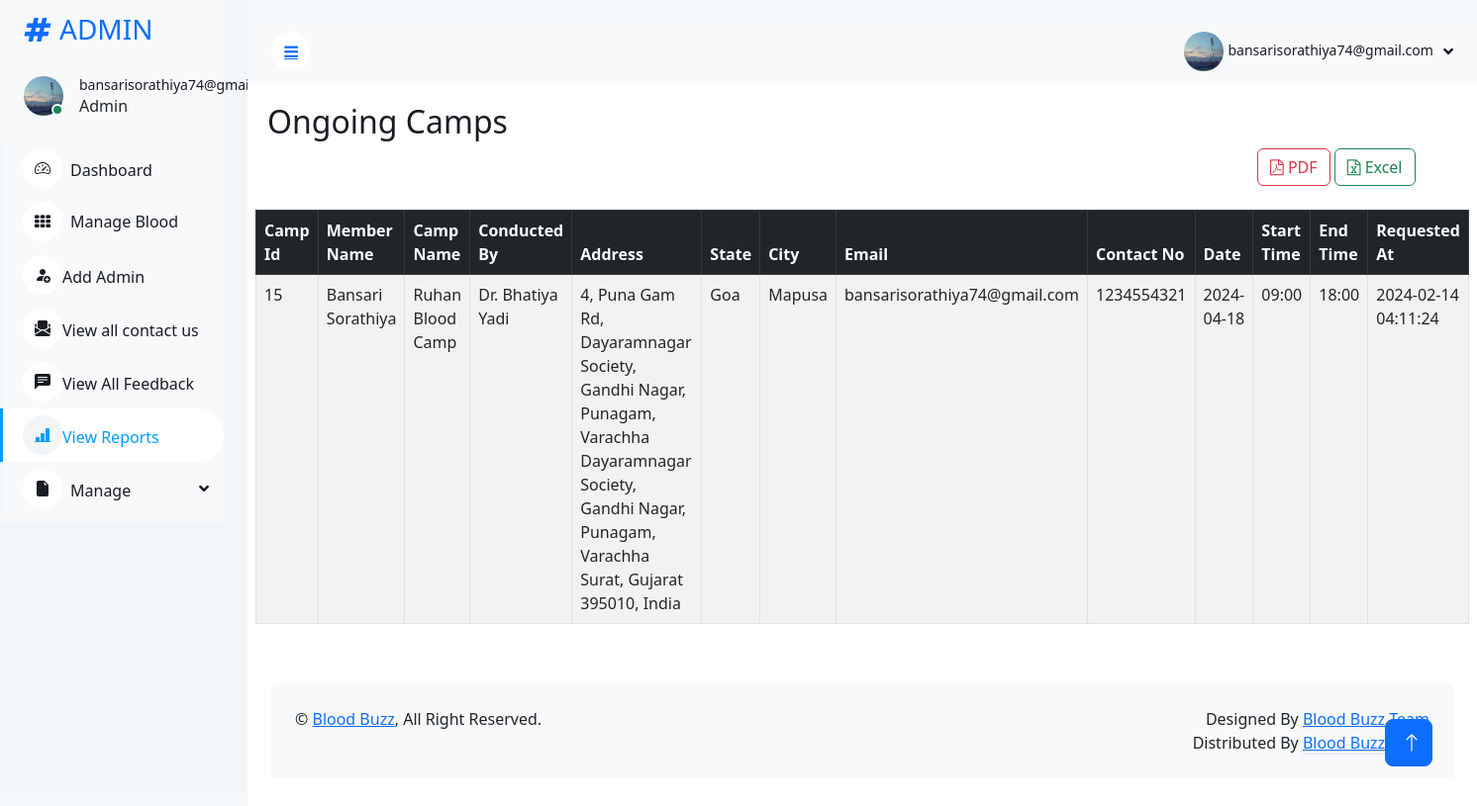
Page /AdminDesh/camp_status3.php (signed in) on the committed database.
### tables this page shows
CREATE TABLE `camp` (
  `camp_id` int(30) UNSIGNED NOT NULL,
  `member_id` int(30) UNSIGNED NOT NULL,
  `camp_name` varchar(50) NOT NULL,
  `conducted_by` varchar(50) NOT NULL,
  `address` varchar(200) NOT NULL,
  `state_id` int(10) UNSIGNED NOT NULL,
  `city_id` int(5) UNSIGNED NOT NULL,
  `email` varchar(30) NOT NULL,
  `contact_no` varchar(10) NOT NULL,
  `date` date NOT NULL,
  `start_time` varchar(10) NOT NULL,
  `end_time` varchar(10) NOT NULL,
  `status` enum('0','1','2') NOT NULL COMMENT '0=camp is on the way  1=expired 2=deleted by admin',
  `created_at` datetime NOT NULL
);

CREATE TABLE `members` (
  `member_id` int(30) UNSIGNED NOT NULL,
  `img` varchar(200) DEFAULT NULL,
  `email` varchar(30) NOT NULL,
  `pwd` varchar(20) NOT NULL,
  `verify_token` varchar(100) NOT NULL,
  `name` varchar(50) NOT NULL,
  `contact_no` varchar(10) NOT NULL,
  `gender` varchar(50) NOT NULL,
  `dob` date NOT NULL,
  `address` varchar(250) NOT NULL,
  `city` int(5) UNSIGNED NOT NULL,
  `state` int(10) UNSIGNED NOT NULL,
  `landmark` varchar(80) NOT NULL,
  `pincode` varchar(6) NOT NULL,
  `member_status` enum('0','1','2') NOT NULL COMMENT '0=Deleted By Member 1=Active Status 2=Deactivated by Admin',
  `created_at` datetime NOT NULL DEFAULT current_timestamp()
);

CREATE TABLE `states` (
  `state_id` int(10) UNSIGNED NOT NULL,
  `state_name` varchar(60) NOT NULL
);

CREATE TABLE `city` (
  `city_id` int(5) UNSIGNED NOT NULL,
  `state_id` int(10) UNSIGNED NOT NULL,
  `city_name` varchar(70) NOT NULL
);

### AdminDesh/camp_status3.php (the view, shortened to what this page needs)
<?php
    include '../Include/connect2.php';
    $session_email=$_SESSION['email'];
    $get_admin=$connection->prepare("SELECT * FROM admin_login WHERE email=?");
    $get_admin->execute([$session_email]);
    if($get_admin->rowCount() > 0)
    {
       $data=$get_admin->fetch(PDO::FETCH_ASSOC);
    }
?>
<!DOCTYPE html>
<html lang="en">
<head>
    <link href="https://cdnjs.cloudflare.com/ajax/libs/font-awesome/5.10.0/css/all.min.css" rel="stylesheet">
    <link href="https://cdn.jsdelivr.net/npm/bootstrap-icons@1.4.1/font/bootstrap-icons.css" rel="stylesheet">
    <link href="lib/owlcarousel/assets/owl.carousel.min.css" rel="stylesheet">
    <link href="lib/tempusdominus/css/tempusdominus-bootstrap-4.min.css" rel="stylesheet" />
    <link href="css/bootstrap.min.css" rel="stylesheet">
    <link href="css/style.css" rel="stylesheet">
<link href="https://cdn.jsdelivr.net/npm/bootstrap@5.2.0/dist/css/bootstrap.min.css" rel="stylesheet">
<link rel="stylesheet" href="https://cdn.jsdelivr.net/npm/bootstrap-icons@1.11.3/font/bootstrap-icons.min.css">
<link rel="stylesheet" href="https://cdnjs.cloudflare.com/ajax/libs/font-awesome/4.7.0/css/font-awesome.min.css">
</head>
<body>
                 <div class="sidebar pe-4 pb-3">
            <nav class="navbar bg-light navbar-light">
                <a href="dashboard.php" class="navbar-brand mx-4 mb-3">
                    <h3 class="text-primary"><i class="fa fa-hashtag me-2"></i>ADMIN</h3>
                </a>
                <div class="d-flex align-items-center ms-4 mb-4">
                    <div class="position-relative">
                        <?php
                        if($data['img']==null)
                        {
                        echo"<img src='../img/user.png' class='rounded-circle' alt='avatar' style='width: 40px; height: 40px;'>";
                        }
                        else
                        {
                            echo"<img src='../img/{$data['img']}' class='rounded-circle' alt='error' style='width: 40px; height: 40px;'>";
                        }
                         ?>
                        <div class="bg-success rounded-circle border border-2 border-white position-absolute end-0 bottom-0 p-1"></div>
                    </div>
                    <div class="ms-3">
                        <h6 class="mb-0"><small><?php echo $data['email']; ?></small></h6>
                        <span>Admin</span>
                    </div>
                </div>
                <div class="navbar-nav w-100">
                    <a href="dashboard.php" class="nav-item nav-link"><i class="bi bi-speedometer2 me-2"></i>Dashboard</a>
                    <a href="manageBlood.php" class="nav-item nav-link"><i class="fa fa-th me-2"></i>Manage Blood</a>
                    <a href="./addAdmin.php" class="nav-item nav-link"><i class="bi bi-person-fill-add"></i>Add Admin</a>
                    <a href="./seeContactUs.php" class="nav-item nav-link"><i class="bi bi-envelope-paper-fill"></i>View all contact us</a>
                    <a href="./seeFeedback.php" class="nav-item nav-link"><i class="bi bi-chat-left-text-fill"></i>View All Feedback</a>
                    <a href="./reports.php" class="nav-item nav-link active"><i class="bi bi-bar-chart-line-fill"></i>View Reports</a>
                    <div class="nav-item dropdown">
                        <a href="#" class="nav-link dropdown-toggle" data-bs-toggle="dropdown"><i class="bi bi-file-earmark-fill me-2"></i>Manage</a>
                    </div>
                        </div>
                    </div>
        <div class="content">
           <nav class="navbar navbar-expand bg-light navbar-light sticky-top px-4 py-0">
                <a href="#" class="sidebar-toggler flex-shrink-0">
                    <i class="fa fa-bars"></i>
                </a>
                <div class="navbar-nav align-items-center ms-auto">
                    <div class="nav-item dropdown">
                    <div class="nav-item dropdown">
                        <a href="#" class="nav-link dropdown-toggle" data-bs-toggle="dropdown">
                        <?php
                        if($data['img']==null)
                        {
                        echo"<img src='../img/user.png' class='rounded-circle' alt='avatar' style='width: 40px; height: 40px;'>";
                        }
                        else
                        {
                            echo"<img src='../img/{$data['img']}' class='rounded-circle' alt='error' style='width: 40px; height: 40px;'>";
                        }
                         ?>
                            <span class="d-none d-lg-inline-flex"><small><?php echo $data['email']; ?></small></span>
                        </a>
                    </div>
                </div>
            </nav>
    <div class="container">
        <h2>Ongoing Camps</h2>
        <div>
        <form method="post" style="margin-left:1000px;">
            <button type="submit" class="btn btn-outline-danger" formaction="camp_status4.php"><i class="fa fa-file-pdf-o"></i> PDF</button>
            <button type="submit" class="btn btn-outline-success" formaction="camp_status2.php"><i class="fa fa-file-excel-o"></i> Excel</button>
        </form>
        </div><br>
        <div class="row">
            <table class="table table-striped table-bordered">
                <thead class="table-dark">
                    <tr>
                        <th>Camp Id</th>
                        <th>Member Name</th>
                        <th>Camp Name</th>
                        <th>Conducted By</th>
                        <th>Address</th>
                        <th>State</th>
                        <th>City</th>
                        <th>Email</th>
                        <th>Contact No</th>
                        <th>Date</th>
                        <th>Start Time</th>
                        <th>End Time</th>
                        <th>Requested At</th>
                    </tr>
                </thead>
                <tbody>
                <?php
                include '../Include/connect.php';
                $result=$connection->query("SELECT * ,m.name, s.state_name,ci.city_name FROM camp c JOIN members m On m.member_id = c.member_id JOIN states s ON s.state_id = c.state_id JOIN city ci ON ci.city_id = c.city_id WHERE status = '1'");
                if($result-> num_rows > 0){
                    while($row = $result->fetch_assoc()){
                        ?>
                        <tr>
                            <td><?php echo $row['camp_id'];   ?></td>
                            <td><?php echo $row['name'];   ?></td>
                            <td><?php echo $row['camp_name'];   ?></td>
                            <td><?php echo $row['conducted_by'];   ?></td>
                            <td><?php echo $row['address'];   ?></td>
                            <td><?php echo $row['state_name'];   ?></td>
                            <td><?php echo $row['city_name'];   ?></td>
                            <td><?php echo $row['email'];   ?></td>
                            <td><?php echo $row['contact_no'];   ?></td>
                            <td><?php echo $row['date'];   ?></td>
                            <td><?php echo $row['start_time'];   ?></td>
                            <td><?php echo $row['end_time'];   ?></td>
                            <td><?php echo $row['created_at'];   ?></td>
                        </tr>
                        <?php
                    }
                }else{
                    ?>
                    <tr><td colspan="7">No Request Found...</td></tr>
                    <?php
                }
                ?>
                </tbody>
                </table>
        </div>
    </div>
<div class="container-fluid pt-4 px-4">
                <div class="bg-light rounded-top p-4">
                    <div class="row">
                        <div class="col-12 col-sm-6 text-center text-sm-start">
                            &copy; <a href="../member/index.php">Blood Buzz</a>, All Right Reserved.
                        </div>
                        <div class="col-12 col-sm-6 text-center text-sm-end">
                            Designed By <a href="">Blood Buzz Team</a>
                        Distributed By <a class="border-bottom" href="" target="_blank">Blood Buzz Team</a>
                        </div>
                    </div>
                </div>
            </div>
        </div>
 <a href="#" class="btn btn-lg btn-primary btn-lg-square back-to-top"><i class="bi bi-arrow-up"></i></a>
</body>
</html>

### AdminDesh/css/style.css (style rules this page uses)
:root { --primary: #009CFF; --light: #F3F6F9; --dark: #191C24; }
.back-to-top { position: fixed; display: none; right: 45px; bottom: 45px; z-index: 99; }
.btn { transition: .5s; }
.btn.btn-primary { color: #FFFFFF; }
.btn-lg-square { width: 48px; height: 48px; }
.btn-square, .btn-sm-square, .btn-lg-square { padding: 0; display: inline-flex; align-items: center; justify-content: center; font-weight: normal; border-radius: 50px; }
.sidebar { position: fixed; top: 0; left: 0; bottom: 0; width: 250px; height: 100vh; overflow-y: auto; background: var(--light); transition: 0.5s; z-index: 999; }
.content { margin-left: 250px; min-height: 100vh; background: #FFFFFF; transition: 0.5s; }
@media (min-width: 992px) { .sidebar { margin-left: 0; } }
@media (min-width: 992px) { .content { width: calc(100% - 250px); } }
.sidebar .navbar .navbar-nav .nav-link { padding: 7px 20px; color: var(--dark); font-weight: 500; border-left: 3px solid var(--light); border-radius: 0 30px 30px 0; outline: none; }
.sidebar .navbar .navbar-nav .nav-link:hover, .sidebar .navbar .navbar-nav .nav-link.active { color: var(--primary); background: #FFFFFF; border-color: var(--primary); }
.sidebar .navbar .navbar-nav .nav-link i { width: 40px; height: 40px; display: inline-flex; align-items: center; justify-content: center; background: #FFFFFF; border-radius: 40px; }
.sidebar .navbar .navbar-nav .nav-link:hover i, .sidebar .navbar .navbar-nav .nav-link.active i { background: var(--light); }
.sidebar .navbar .dropdown-toggle::after { position: absolute; top: 15px; right: 15px; border: none; content: "\f107"; font-family: "Font Awesome 5 Free"; font-weight: 900; transition: .5s; }
.content .navbar .navbar-nav .nav-link { margin-left: 25px; padding: 12px 0; color: var(--dark); outline: none; }
.content .navbar .sidebar-toggler, .content .navbar .navbar-nav .nav-link i { width: 40px; height: 40px; display: inline-flex; align-items: center; justify-content: center; background: #FFFFFF; border-radius: 40px; }
.content .navbar .dropdown-toggle::after { margin-left: 6px; vertical-align: middle; border: none; content: "\f107"; font-family: "Font Awesome 5 Free"; font-weight: 900; transition: .5s; }

### AdminDesh/camp_status3.php (style rules this page uses)
body { margin-top:20px; background:#f6f9fc; }
.align-items-center { align-items: center!important; }
.mb-4 { margin-bottom: 1.5rem!important; }
.container { padding: 20px; }
table tr th, table tr td { font-size: 1rem; }

### rows in the picture
camp: camp_id "15", member.name "Bansari Sorathiya", camp_name "Ruhan Blood Camp", conducted_by "Dr. Bhatiya Yadi", member.address "4, Puna Gam Rd, Dayaramnagar Society, Gandhi Nagar, Punagam, Varachha Dayaramnagar Society, Gandhi Nagar, Punagam, Varachha Surat, Gujarat 395010, India", state.state_name "Goa", city.city_name "Mapusa", member.email "bansarisorathiya74@gmail.com", member.contact_no "1234554321", date "2024-04-18", start_time "09:00", end_time "18:00", member.created_at "2024-02-14 04:11:24"

### other values in the picture
$data['email'] "bansarisorathiya74@gmail.com"
